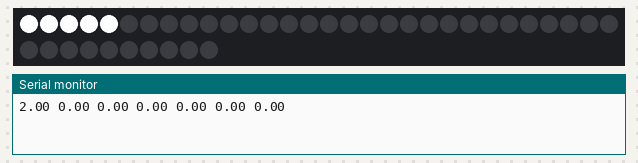
Recording of a sketch running on a simulated Arduino Uno, built with avr-gcc and run on an emulated ATmega328P. On the bench: 40 RGB LEDs in strip order, left to right, continuing on the next row, the last lines printed to the serial monitor.

Above: at 0.31 s.
At 0.77 s:
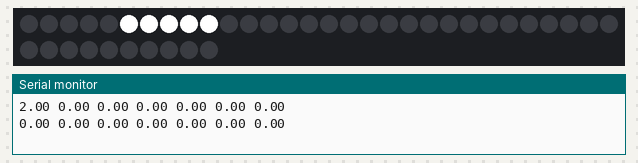
At 1.23 s:
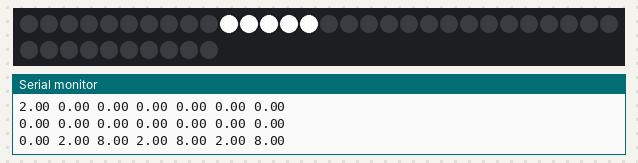
At 1.69 s:
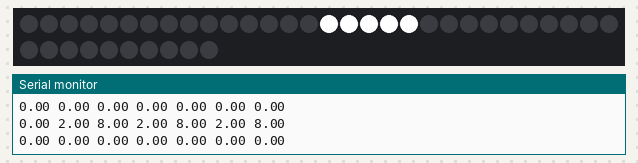
At 2.62 s:
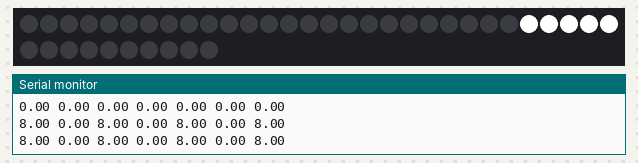
At 3.54 s:
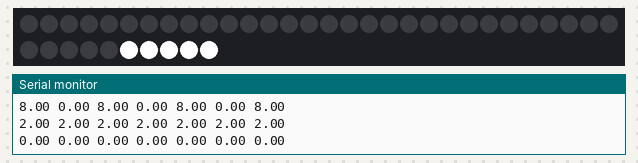

The sketch:

Kjorekode.ino
```cpp
#include <Wire.h>
#include <Adafruit_MCP23017.h>
Adafruit_MCP23017 mcp;
#include "FastLED.h"
#define NUM_LEDS 40
#define DATA_PIN 6
#define COLOR_ORDER GRB


int fadeAmount = 5;
int brightness = 0;
CRGB leds[NUM_LEDS];

int dv1 = 5;  // Delay for active LEDs.
int dv2 = 20;

int sumofinputs = 0;  // Sum of signals for switch between LED idle and active.

int plassA; // Placeholder in for-loops.
int plassB;

int plass;
int sensor[112] = {};

int hallStateA = 1; // Initial hall sensor status
int hallStateB = 1;


float sensorData[56] = {};

float currentcol[7] = {1, 1, 1, 1, 1, 1, 1};

int rad;
int kol;
int i;
int j;
int l;
int k;
int m;


void setup() {

  Serial.begin(9600);

  FastLED.addLeds<WS2812B, DATA_PIN, COLOR_ORDER>(leds, NUM_LEDS).setCorrection( TypicalLEDStrip ); // LED setup.

  for (rad = 0; rad < 7; rad++) {
    mcp.begin(rad); //creates a Wire object
    for (kol = 0; kol < 16; kol++) {
      mcp.pinMode(kol, INPUT); //definerer alle portexpanderpins som inputs
      mcp.pullUp(kol, HIGH); // turn on a 100K pullup internally
    }
  }
}

void loop() {

  for (j = 0; j < 7; j ++) {
    mcp.begin(j);
    for (i = 0; i < 16; i ++) {
      plass = i + j * 16;
      sensor[plass] = mcp.digitalRead(i); //Lager en 1x112 array med verdier 1 eller 0, der 0 betyr magnet og 1 betyr ikke-magnet
    }
  }

  plassA = 0; //disse holder styr på hvilken plass i arrayen som leses
  plassB = 1;

  for (k = 0; k < 56; k++) { //tolker sensorverdiene fra "sensor" og lager et array på 56 elementer analogt med hvordan brettet vil se ut


    hallStateA = sensor[plassA];
    hallStateB = sensor[plassB];

    if ((hallStateA == 0) & (hallStateB == 0)) {
      sensorData[k] = 8.0;
      sumofinputs += 1;
    }

    else if ((hallStateA == 0) & (hallStateB == 1)) {
      sensorData[k] = 4.0;

      plassA = plassA + 2;
      plassB = plassB + 2;

      k = k + 1;
      sumofinputs += 1;
    }

    else if ((hallStateA == 1) & (hallStateB == 0)) {
      sensorData[k] = 2.0;

      plassA = plassA + 6;
      plassB = plassB + 6;

      k = k + 3;
      sumofinputs += 1;
    }

    else {
      sensorData[k] = 0;
    }

    plassA = plassA + 2;
    plassB = plassB + 2;
  }

  if (sumofinputs == 0) {
    // Idle LED show.
    for (int i = 0; i < NUM_LEDS; i++ ) {
      leds[i].setRGB(0, 255, 250);
      leds[i].fadeLightBy(brightness);
    }
    FastLED.show();
    brightness = brightness + fadeAmount;
    if (brightness == 0 || brightness == 255) {
      fadeAmount = -fadeAmount ;
    }
    delay(9);
  }

  else {
    // Active loop upon detection of signal.
    for (k = 0; k < 8; k++) {

      for (l = 0; l < 7; l++) {
        currentcol[l] = sensorData[k + 8 * l];

        Serial.print(currentcol[l]);
        Serial.print(" ");

      }

      Serial.println(" ");

      FastLED.delay(100);
      leds[k * 5] = CRGB::White;
      FastLED.show();
      FastLED.delay(dv1);
      leds[k * 5 + 1] = CRGB::White;
      FastLED.show();
      FastLED.delay(dv1);
      leds[k * 5 + 2] = CRGB::White;
      FastLED.show();
      FastLED.delay(dv1);
      leds[k * 5 + 3] = CRGB::White;
      FastLED.show();
      FastLED.delay(dv1);
      leds[k * 5 + 4] = CRGB::White;
      FastLED.show();
      FastLED.delay(dv1);

      delay(225); // Trekker fra summen av delays fra LED.
      leds[k * 5] = CRGB::Black;
      FastLED.delay(dv2);
      leds[k * 5 + 1] = CRGB::Black;
      FastLED.delay(dv2);
      leds[k * 5 + 2] = CRGB::Black;
      FastLED.delay(dv2);
      leds[k * 5 + 3] = CRGB::Black;
      FastLED.delay(dv2);
      leds[k * 5 + 4] = CRGB::Black;
      FastLED.delay(dv2);

    }

    sumofinputs = 0;

  }
}
```

Measured:
- by itself, everything shown: repeats every 3.7 s, in 16 steps
